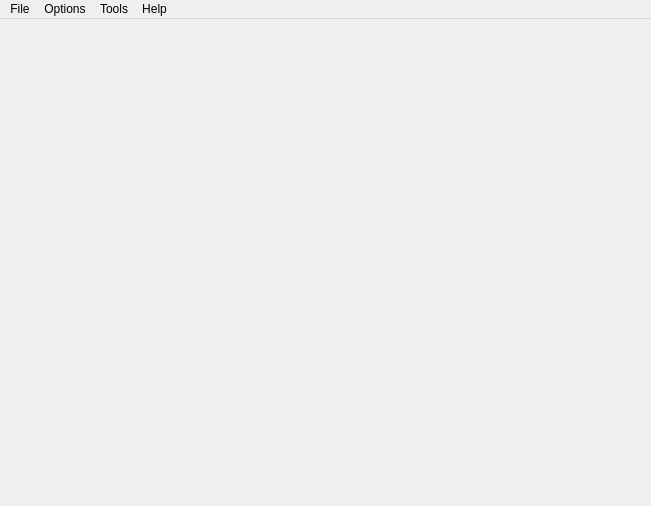
<?xml version="1.0" encoding="UTF-8"?>
<ui version="4.0">
 <class>QWebDevIde</class>
 <widget class="QMainWindow" name="QWebDevIde">
  <property name="geometry">
   <rect>
    <x>0</x>
    <y>0</y>
    <width>651</width>
    <height>506</height>
   </rect>
  </property>
  <property name="windowTitle">
   <string>QWebDevIde</string>
  </property>
  <widget class="QWidget" name="centralWidget"/>
  <widget class="QMenuBar" name="menuBar">
   <property name="geometry">
    <rect>
     <x>0</x>
     <y>0</y>
     <width>651</width>
     <height>25</height>
    </rect>
   </property>
   <widget class="QMenu" name="menuFile">
    <property name="title">
     <string>File</string>
    </property>
    <addaction name="actionClose"/>
   </widget>
   <widget class="QMenu" name="menuTools">
    <property name="title">
     <string>Tools</string>
    </property>
   </widget>
   <widget class="QMenu" name="menuHelp">
    <property name="title">
     <string>Help</string>
    </property>
    <addaction name="actionAbout"/>
   </widget>
   <widget class="QMenu" name="menuOptions">
    <property name="title">
     <string>Options</string>
    </property>
   </widget>
   <addaction name="menuFile"/>
   <addaction name="menuOptions"/>
   <addaction name="menuTools"/>
   <addaction name="menuHelp"/>
  </widget>
  <action name="actionAbout">
   <property name="text">
    <string>About</string>
   </property>
  </action>
  <action name="actionClose">
   <property name="text">
    <string>Close</string>
   </property>
  </action>
 </widget>
 <layoutdefault spacing="6" margin="11"/>
 <resources/>
 <connections/>
</ui>
